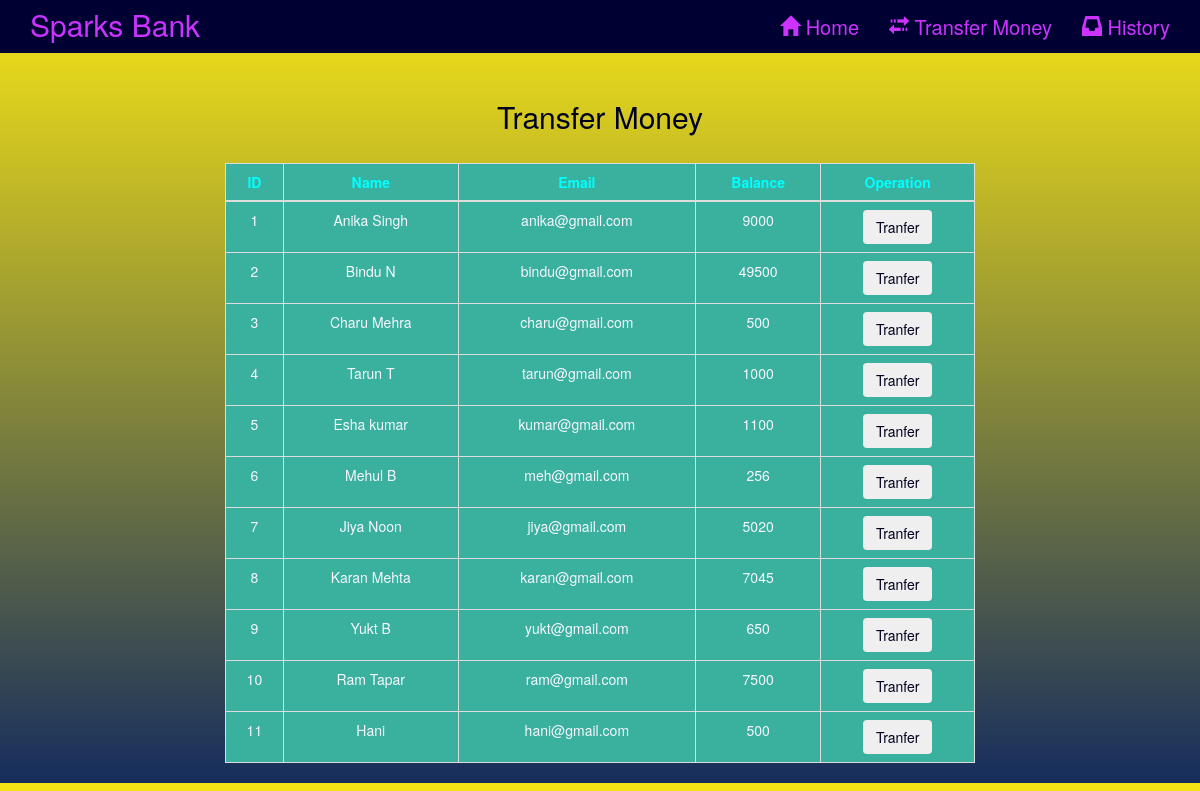
/transaction.php, run on the app's committed database.
### tables this page shows
CREATE TABLE `users` (
  `id` int(255) NOT NULL,
  `name` varchar(255) NOT NULL,
  `email` varchar(255) NOT NULL,
  `balance` int(255) NOT NULL
);

### transaction.php (the view, shortened to what this page needs)
<?php
include 'include/connect.php';
$select="SELECT * FROM users";
$select_query=mysqli_query($con,$select);
?>
<!DOCTYPE html>
<html lang="en">
    <head>
        <link rel="stylesheet" href="https://maxcdn.bootstrapcdn.com/bootstrap/3.3.7/css/bootstrap.min.css" >
    </head>
    <body  style="background:linear-gradient(0deg, rgba(22,45,93,1) 0%, rgba(246,228,22,1) 100%);">
        <?php
        include 'include/header.php';
        ?>
        <div class="container">
            <div class="row">
                <h2 class="text-center" style="margin-top: 100px; color: #00001f">Transfer Money</h2>
                <br>
                <div class="col-md-offset-2 col-md-8">
                    <table class="table table-bordered" style="background-color : #3ab09e;  ">
                        <thead>
                            <tr style="color:#00ffff;">
                                <th style="text-align:center;" >ID</th>
                                <th style="text-align:center;" >Name</th>
                                <th style="text-align:center;" >Email</th>
                                <th style="text-align:center;" >Balance</th>
                                <th style="text-align:center;" >Operation</th>
                            </tr>
                        </thead>
                        <tbody>
                            <?php
                            while($row=mysqli_fetch_assoc($select_query)){
                            ?>
                            <tr style="color : #f8f8ff; text-align:center;" >
                                <td ><?php echo $row['id'] ?></td>
                                <td ><?php echo $row['name']?></td>
                                <td ><?php echo $row['email']?></td>
                                <td ><?php echo $row['balance']?></td>
                                <td><a href="transfer.php?id= <?php echo $row['id'] ; ?>"> <button type="button" class="btn" style="color:#00001f">Tranfer</button></a></td>
                            </tr>
                            <?php
                            }
                            ?>
                        </tbody>
                    </table>
                </div>
            </div>
        </div>
    </body>
</html>

### include/header.php (shortened to what this page needs)
<nav class="navbar navbar-fixed-top " style="background-color:#000033;">
<div class="container">
<div class="navbar-header">
<a class="navbar-brand" style="color: #cc33ff; font-size:30px;">Sparks Bank</a>
</div>
<div class="collapse navbar-collapse" id="mynavbar">
<ul class="nav navbar-nav navbar-right" style="font-size:20px;">
<li><a href = "index.php" style="color: #cc33ff;"><span class = "glyphicon glyphicon-home"></span> Home</a></li>
<li><a href="transaction.php" style="color: #cc33ff;"><span class="glyphicon glyphicon-transfer"></span> Transfer Money</a></li>
<li><a href="history.php" style="color: #cc33ff;"><span class="glyphicon glyphicon-inbox"></span> History</a></li>
</ul>
</div>
</div>
</nav>

### data on the page
users: id "1", name "Anika Singh", email "anika@gmail.com", balance "9000"
users: id "2", name "Bindu N", email "bindu@gmail.com", balance "49500"
users: id "3", name "Charu Mehra", email "charu@gmail.com", balance "500"
users: id "4", name "Tarun T", email "tarun@gmail.com", balance "1000"
users: id "5", name "Esha kumar", email "kumar@gmail.com", balance "1100"
users: id "6", name "Mehul B", email "meh@gmail.com", balance "256"
users: id "7", name "Jiya Noon", email "jiya@gmail.com", balance "5020"
users: id "8", name "Karan Mehta", email "karan@gmail.com", balance "7045"
users: id "9", name "Yukt B", email "yukt@gmail.com", balance "650"
users: id "10", name "Ram Tapar", email "ram@gmail.com", balance "7500"
users: id "11", name "Hani", email "hani@gmail.com", balance "500"
